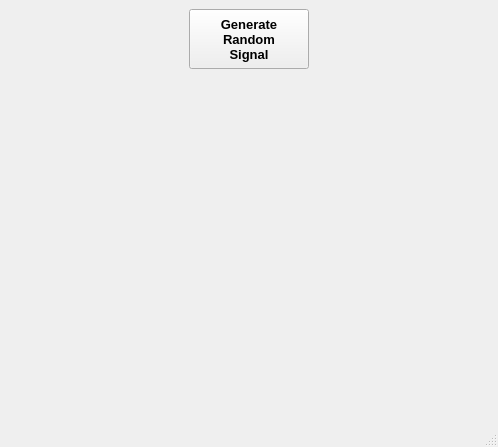
<?xml version="1.0" encoding="UTF-8"?>
<ui version="4.0">
 <class>MainWindow</class>
 <widget class="QMainWindow" name="MainWindow">
  <property name="geometry">
   <rect>
    <x>0</x>
    <y>0</y>
    <width>498</width>
    <height>447</height>
   </rect>
  </property>
  <property name="windowTitle">
   <string>MainWindow</string>
  </property>
  <widget class="QWidget" name="centralwidget">
   <layout class="QGridLayout" name="gridLayout">
    <item row="0" column="0">
     <layout class="QHBoxLayout" name="horizontalLayout">
      <item>
       <spacer name="horizontalSpacer_2">
        <property name="orientation">
         <enum>Qt::Horizontal</enum>
        </property>
        <property name="sizeHint" stdset="0">
         <size>
          <width>40</width>
          <height>20</height>
         </size>
        </property>
       </spacer>
      </item>
      <item>
       <widget class="QPushButton" name="pushButton_generate_random_signal">
        <property name="minimumSize">
         <size>
          <width>120</width>
          <height>60</height>
         </size>
        </property>
        <property name="maximumSize">
         <size>
          <width>16777215</width>
          <height>60</height>
         </size>
        </property>
        <property name="font">
         <font>
          <pointsize>10</pointsize>
          <weight>75</weight>
          <bold>true</bold>
         </font>
        </property>
        <property name="text">
         <string>Generate
Random
Signal</string>
        </property>
       </widget>
      </item>
      <item>
       <spacer name="horizontalSpacer">
        <property name="orientation">
         <enum>Qt::Horizontal</enum>
        </property>
        <property name="sizeHint" stdset="0">
         <size>
          <width>40</width>
          <height>20</height>
         </size>
        </property>
       </spacer>
      </item>
     </layout>
    </item>
    <item row="1" column="0">
     <widget class="MplWidget" name="MplWidget" native="true">
      <property name="minimumSize">
       <size>
        <width>480</width>
        <height>320</height>
       </size>
      </property>
     </widget>
    </item>
   </layout>
  </widget>
  <widget class="QMenuBar" name="menubar">
   <property name="geometry">
    <rect>
     <x>0</x>
     <y>0</y>
     <width>498</width>
     <height>21</height>
    </rect>
   </property>
  </widget>
  <widget class="QStatusBar" name="statusbar"/>
 </widget>
 <customwidgets>
  <customwidget>
   <class>MplWidget</class>
   <extends>QWidget</extends>
   <header>mplwidget.h</header>
   <container>1</container>
  </customwidget>
 </customwidgets>
 <resources/>
 <connections/>
</ui>
